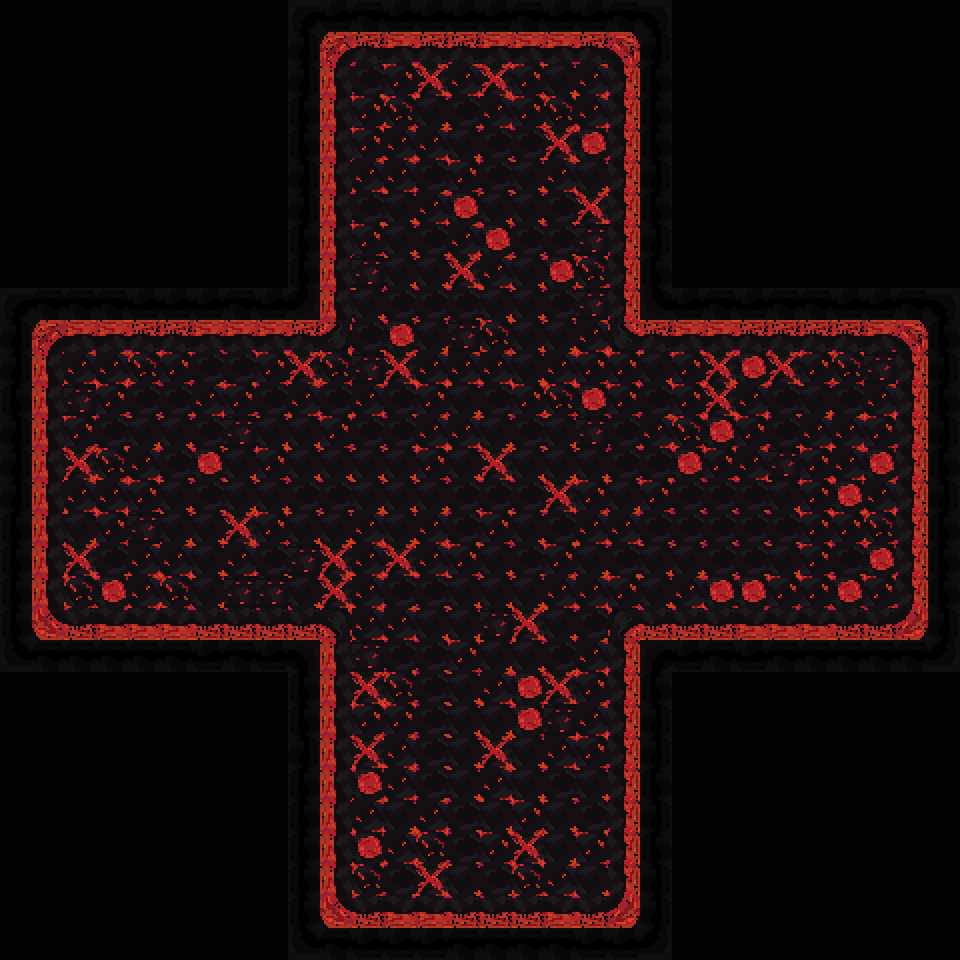

The image is a tile-based game level rendered from a .tmx file. Its description and complete source (layers, tilesets, objects, tile grids) follow:
An orthogonal 30x30 tile map with 32x32 px tiles, 1 tile layer (Tile Layer 1).

<map version="1.10" tiledversion="1.11.1-99-gec89c545" orientation="orthogonal" renderorder="right-down" width="30" height="30" tilewidth="32" tileheight="32" infinite="0" nextlayerid="2" nextobjectid="1">
 <tileset firstgid="1" source="../../../../../3-mario-BrandonBoros/config/level_tiles.tsx" />
 <layer id="1" name="Tile Layer 1" width="30" height="30">
  <data encoding="csv">
0,0,0,0,0,0,0,0,0,227,245,229,245,245,245,245,229,245,245,229,228,0,0,0,0,0,0,0,0,0,
0,0,0,0,0,0,0,0,0,246,233,1073742075,235,1073742075,1073742075,235,235,235,1073742075,234,246,0,0,0,0,0,0,0,0,0,
0,0,0,0,0,0,0,0,0,246,236,254,239,256,255,256,239,238,255,252,230,0,0,0,0,0,0,0,0,0,
0,0,0,0,0,0,0,0,0,230,236,239,237,238,254,255,239,237,255,252,230,0,0,0,0,0,0,0,0,0,
0,0,0,0,0,0,0,0,0,230,236,239,255,255,238,254,254,256,253,252,230,0,0,0,0,0,0,0,0,0,
0,0,0,0,0,0,0,0,0,246,236,255,255,254,239,254,238,255,238,252,246,0,0,0,0,0,0,0,0,0,
0,0,0,0,0,0,0,0,0,246,236,254,238,255,253,238,238,254,256,252,230,0,0,0,0,0,0,0,0,0,
0,0,0,0,0,0,0,0,0,230,236,239,238,254,255,253,254,254,240,252,246,0,0,0,0,0,0,0,0,0,
0,0,0,0,0,0,0,0,0,230,236,240,238,238,256,255,238,253,237,252,230,0,0,0,0,0,0,0,0,0,
227,229,229,229,245,245,245,229,245,225,236,238,254,254,254,238,238,254,240,252,226,245,229,245,229,229,245,245,229,228,
246,233,235,235,1073742075,1073742075,235,235,235,1073742075,231,254,253,238,240,237,238,238,255,232,1073742075,235,235,1073742075,1073742075,1073742075,1073742075,235,234,230,
246,236,255,255,237,239,254,254,239,256,237,240,256,255,255,255,238,255,239,239,238,239,256,253,256,239,237,240,252,246,
230,236,240,239,254,254,255,239,254,255,254,255,254,239,238,254,239,237,253,239,254,239,256,255,254,238,254,255,252,230,
246,236,239,254,238,238,254,240,238,238,239,254,254,255,255,238,254,238,240,254,255,237,253,239,254,255,255,239,252,246,
246,236,256,237,255,254,253,238,239,238,238,238,238,239,238,256,238,238,238,254,254,253,239,255,240,239,255,253,252,230,
246,236,255,255,239,238,254,238,238,254,254,238,238,238,254,254,254,256,239,238,239,254,254,254,238,239,253,255,252,246,
230,236,238,239,240,238,238,256,239,238,238,255,238,255,254,239,238,254,255,255,254,254,254,254,254,239,239,237,252,230,
230,236,256,254,255,255,238,255,254,240,256,255,256,255,239,238,254,239,238,254,238,238,254,254,238,239,254,253,252,230,
230,236,237,253,255,237,238,240,240,238,256,255,254,254,238,238,238,255,255,239,238,255,253,253,239,239,253,239,252,230,
230,249,251,1073742059,1073742059,1073742059,251,251,251,251,247,255,255,238,238,240,256,238,254,248,251,251,251,1073742059,1073742059,1073742059,251,251,250,246,
243,229,229,229,229,229,245,229,245,241,236,240,254,254,239,238,238,254,255,252,242,245,229,245,229,229,229,229,229,244,
0,0,0,0,0,0,0,0,0,230,236,256,237,254,238,255,253,256,239,252,230,0,0,0,0,0,0,0,0,0,
0,0,0,0,0,0,0,0,0,230,236,239,239,254,238,238,253,240,255,252,246,0,0,0,0,0,0,0,0,0,
0,0,0,0,0,0,0,0,0,246,236,256,255,254,238,256,238,255,239,252,246,0,0,0,0,0,0,0,0,0,
0,0,0,0,0,0,0,0,0,230,236,253,255,254,238,255,238,254,238,252,230,0,0,0,0,0,0,0,0,0,
0,0,0,0,0,0,0,0,0,230,236,255,238,255,254,238,239,238,254,252,246,0,0,0,0,0,0,0,0,0,
0,0,0,0,0,0,0,0,0,230,236,253,255,237,254,239,256,238,239,252,230,0,0,0,0,0,0,0,0,0,
0,0,0,0,0,0,0,0,0,230,236,237,254,256,238,254,237,255,238,252,246,0,0,0,0,0,0,0,0,0,
0,0,0,0,0,0,0,0,0,230,249,251,1073742059,1073742059,251,251,251,1073742059,251,250,246,0,0,0,0,0,0,0,0,0,
0,0,0,0,0,0,0,0,0,243,229,245,245,245,229,229,229,229,245,245,244,0,0,0,0,0,0,0,0,0
</data>
 </layer>
</map>
